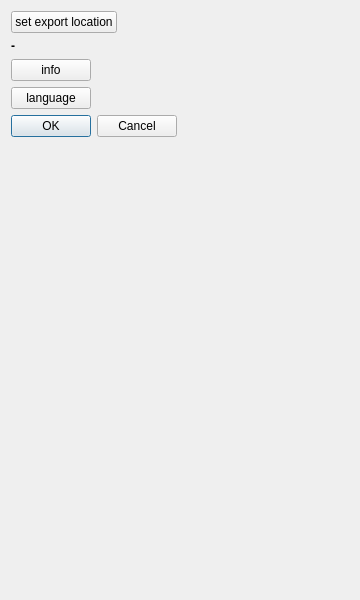
<?xml version="1.0" encoding="UTF-8"?>
<ui version="4.0">
 <class>dlg_options</class>
 <widget class="QDialog" name="dlg_options">
  <property name="geometry">
   <rect>
    <x>0</x>
    <y>0</y>
    <width>360</width>
    <height>600</height>
   </rect>
  </property>
  <property name="windowTitle">
   <string>Dialog</string>
  </property>
  <layout class="QFormLayout" name="formLayout">
   <property name="fieldGrowthPolicy">
    <enum>QFormLayout::AllNonFixedFieldsGrow</enum>
   </property>
   <item row="0" column="0">
    <widget class="QPushButton" name="but_export_loc">
     <property name="text">
      <string>set export location</string>
     </property>
    </widget>
   </item>
   <item row="1" column="0">
    <widget class="QLabel" name="lb_exp_dir">
     <property name="font">
      <font>
       <family>Arial</family>
       <weight>75</weight>
       <bold>true</bold>
      </font>
     </property>
     <property name="text">
      <string>-</string>
     </property>
    </widget>
   </item>
   <item row="2" column="0">
    <widget class="QPushButton" name="pushButton">
     <property name="text">
      <string>info</string>
     </property>
    </widget>
   </item>
   <item row="5" column="0">
    <widget class="QPushButton" name="but_set_lang">
     <property name="text">
      <string>language</string>
     </property>
    </widget>
   </item>
   <item row="6" column="0">
    <widget class="QDialogButtonBox" name="buttonBox">
     <property name="orientation">
      <enum>Qt::Horizontal</enum>
     </property>
     <property name="standardButtons">
      <set>QDialogButtonBox::Cancel|QDialogButtonBox::Ok</set>
     </property>
    </widget>
   </item>
  </layout>
 </widget>
 <resources/>
 <connections>
  <connection>
   <sender>buttonBox</sender>
   <signal>accepted()</signal>
   <receiver>dlg_options</receiver>
   <slot>accept()</slot>
   <hints>
    <hint type="sourcelabel">
     <x>248</x>
     <y>254</y>
    </hint>
    <hint type="destinationlabel">
     <x>157</x>
     <y>274</y>
    </hint>
   </hints>
  </connection>
  <connection>
   <sender>buttonBox</sender>
   <signal>rejected()</signal>
   <receiver>dlg_options</receiver>
   <slot>reject()</slot>
   <hints>
    <hint type="sourcelabel">
     <x>316</x>
     <y>260</y>
    </hint>
    <hint type="destinationlabel">
     <x>286</x>
     <y>274</y>
    </hint>
   </hints>
  </connection>
 </connections>
</ui>
